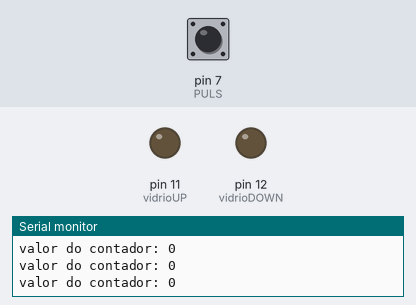
Bench run of a sketch on a simulated Arduino Uno, built with avr-gcc and run on an emulated ATmega328P. Parts: output pins drawn as LEDs (lit = HIGH), the last lines printed to the serial monitor. Dashed ring = blinking. The inputs (shaded band) are chosen by the test bench; at power-on: pin 7 (PULS) LOW.

Above: at 1.2 s.
1.3 s: pin 7 (PULS) pulled HIGH for 0.15 s
At 2.0 s:
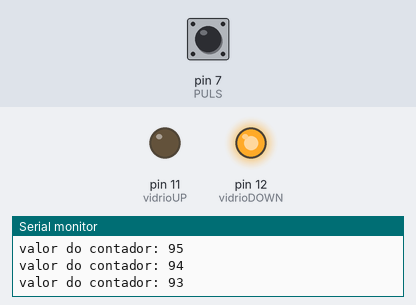
2.9 s: pin 7 (PULS) pulled HIGH for 1 s
At 4.4 s:
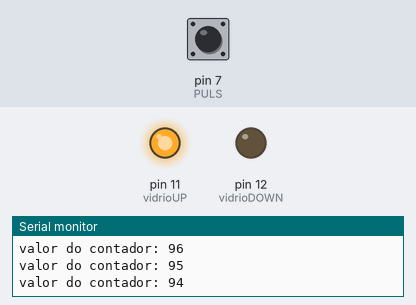
5.4 s: pin 7 (PULS) pulled HIGH for 3.2 s
At 9.4 s:
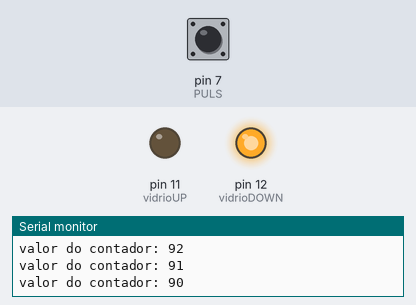
10.1 s: pin 7 (PULS) pulsed HIGH 5 times (0.12 s each, 0.3 s apart)
At 10.67 s:
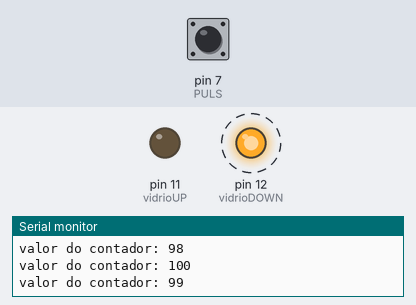
Timing chart, 0 to 20.6 s (numbered marks = the images above; inputs shaded):
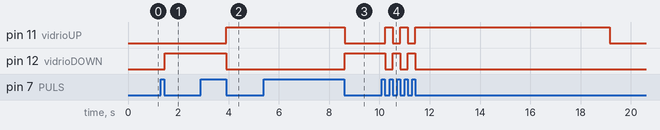

Measured:
- after the input at 1.3 s, pin 12 (vidrioDOWN): LOW → HIGH after 0.15 s
- after the input at 2.9 s, pin 11 (vidrioUP): LOW → HIGH after 1.0 s; pin 12 (vidrioDOWN): HIGH → LOW after 1.0 s
- after the input at 5.4 s, pin 11 (vidrioUP): HIGH → LOW after 3.2 s; pin 12 (vidrioDOWN): LOW → HIGH after 3.2 s
- after the input at 10.1 s, pin 11 (vidrioUP): goes HIGH 0.29 s, LOW 0.29 s, HIGH 0.31 s, LOW 0.29 s, HIGH 7.7 s, then LOW, starting after 0.14 s

The sketch:

xanela01.ino
```cpp
/*
* O programa imita o funcionamento dunha xanela dun coche.
* Ao premer o botón unha vez acenderá un motor que leva o vidrio hacia arriba,
* e ao premer unha segunda vez levará o vidrio cara a abaixo.
*
* Autor: David Lojo Fernández
* Data: Febreiro de 2024
*/

// Declarar entradas e saídas
#define vidrioUP   11
#define vidrioDOWN 12
#define PULS        7

// Declarar variables globais
bool estado = 0;
int contador = 0; // Contador para o número de impulsos ao motor

void setup() {
  pinMode(vidrioUP, OUTPUT);
  pinMode(vidrioDOWN, OUTPUT);
  pinMode(PULS, INPUT);
  Serial.begin(9600);
  int estado;
  Serial.println(estado);
}

void loop() {
  // Lectura do pulsador
  if(digitalRead(PULS)) {
    estado = !estado;
    contador = 100;
    while(digitalRead(PULS)) {
      delay(20);
    }
  }
  // Fin da lectura do pulsador

  Serial.print("valor do contador: ");
  Serial.println(contador);

  // Accionamiento dos motores
  if(contador > 0) {
    if(estado == 0) {
      digitalWrite(vidrioUP, HIGH);
      digitalWrite(vidrioDOWN, LOW);
      delay(70);
      contador--;
    }
    else {
      digitalWrite(vidrioUP, LOW);
      digitalWrite(vidrioDOWN, HIGH);
      delay(70);
      contador--;
    }
  }
  else {             // Se non está o motor accionado, lee botón 10 veces/s
    delay(100);
  }
  // Fin de accionamentos dos motores
  delay(7);
  if (contador == 0) {
    digitalWrite(vidrioUP, LOW);
    digitalWrite(vidrioDOWN, LOW);
  }
}
```
